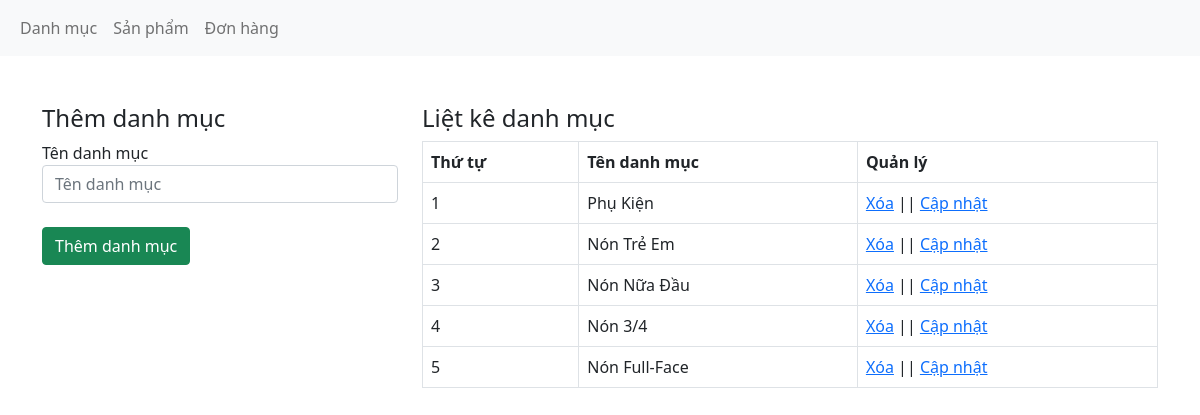
Page /admin/xulydanhmuc.php on the committed database.
### tables this page shows
CREATE TABLE `danhmuc` (
  `danhmuc_id` int(11) NOT NULL,
  `tendanhmuc` varchar(50) NOT NULL
);

### admin/xulydanhmuc.php (the view, shortened to what this page needs)
<?php
    include('../db/connect.php')
?>
<!DOCTYPE html>
<html lang="en">
<head>
    <link href="https://cdn.jsdelivr.net/npm/bootstrap@5.0.2/dist/css/bootstrap.min.css" rel="stylesheet">
</head>
<body>
<nav class="navbar navbar-expand-lg navbar-light bg-light">
  <div class="container-fluid">
    <div class="collapse navbar-collapse" id="navbarNav">
      <ul class="navbar-nav">
        <li class="nav-item">
          <a class="nav-link" href="xulydanhmuc.php">Danh mục</a>
        </li>
        <li class="nav-item">
          <a class="nav-link" href="xulysanpham.php">Sản phẩm</a>
        </li>
        <li class="nav-item">
          <a class="nav-link" href="xulydonhang.php">Đơn hàng</a>
        </li>
      </ul>
    </div>
  </div>
</nav><br><br>
   <div class="container">
       <div class="row">
           <?php
                if(isset($_GET['quanly'])){
                    $capnhat = $_GET['quanly'];
                    $id_capnhat = $_GET['id'];
                    $sql_capnhat = mysqli_query($mysqli,"SELECT * FROM danhmuc where danhmuc_id ='$id_capnhat' ");
                    $row_capnhat = mysqli_fetch_array($sql_capnhat);
                }
                else{
                    $capnhat = '';
                }
                if($capnhat=='capnhat'){
                ?>
                   <div class="col-md-4">
                        <h4>Cập nhật danh mục</h4>
                        <label for="">Tên danh mục</label>
                        <form action="" method="post">
                            <input type="text" class="form-control" name="danhmuc" value="<?php echo $row_capnhat['tendanhmuc']?>"><br>
                            <input type="hidden" class="form-control" name="id_danhmuc" value="<?php echo $row_capnhat['danhmuc_id']?>">
                            <input type="submit" name="capnhatdanhmuc" value="Cập nhật danh mục" class="btn btn-success">
                        </form>
                    </div>
                <?php
                }else{
                ?>
                   <div class="col-md-4">
                        <h4>Thêm danh mục</h4>
                        <label for="">Tên danh mục</label>
                        <form action="" method="post">
                                <input type="text" class="form-control" name="danhmuc" placeholder="Tên danh mục"><br>
                                <input type="submit" name="themdanhmuc" value="Thêm danh mục" class="btn btn-success">
                        </form>
                    </div>
                <?php } ?>
           <div class="col-md-8">
               <h4>Liệt kê danh mục</h4>
               <?php
                    $sql_select = mysqli_query($mysqli,"SELECT * FROM danhmuc order by  danhmuc_id DESC");
               ?>
               <table class="table table-reponsive table-bordered">
                    <tr>
                       <th>Thứ tự</th>
                       <th>Tên danh mục</th>
                       <th>Quản lý</th>
                    </tr>
                    <?php
                        $i = 0;
                        while($row_category = mysqli_fetch_array($sql_select)){
                        $i++;
                    ?>
                    <tr>
                        <td><?php echo $i; ?></td>
                        <td><?php echo $row_category['tendanhmuc'] ?></td>
                        <td><a href="?xoa=<?php echo $row_category['danhmuc_id'] ?>">Xóa</a> || <a href="?quanly=capnhat&id=<?php echo $row_category['danhmuc_id'] ?>">Cập nhật</a></td>
                    </tr>
                    <?php } ?>
               </table>
           </div>
       </div>
   </div>
</body>
</html>

### rows in the picture
danhmuc: tendanhmuc "Phụ Kiện"
danhmuc: tendanhmuc "Nón Trẻ Em"
danhmuc: tendanhmuc "Nón Nữa Đầu"
danhmuc: tendanhmuc "Nón 3/4"
danhmuc: tendanhmuc "Nón Full-Face"
